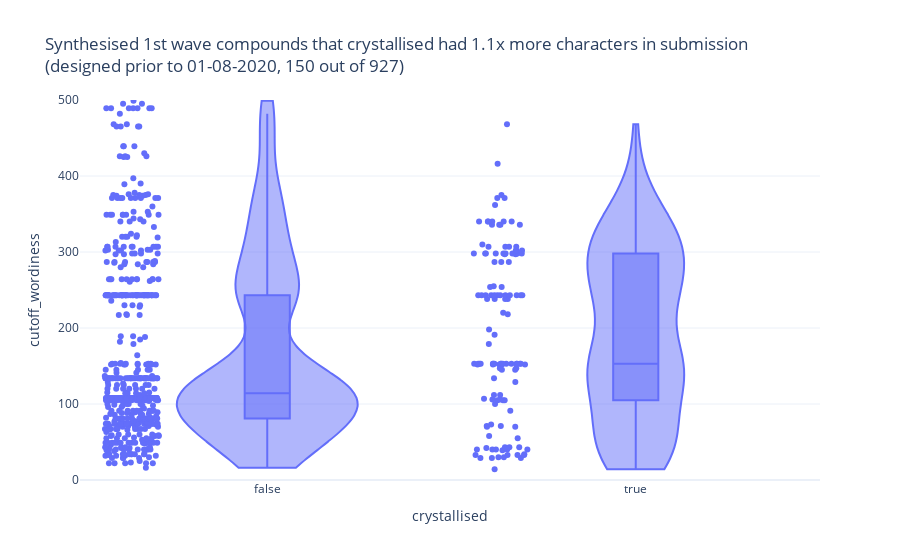

Notebook code for this chart:
### Code cell
import plotly.express as px

date_cutoff = datetime(2020, 8, 1)
subbed = moonshot.loc[moonshot.MADE & (moonshot['shipment_date'] < date_cutoff)]
#subbed = moonshot.loc[moonshot.MADE]
md_no = subbed.cutoff_wordiness.median() # .loc[~subbed.crystallised]
md_yes = subbed.loc[subbed.in_fragalysis].cutoff_wordiness.median()
fig = px.violin(subbed,
                y='cutoff_wordiness',
          x='crystallised',
            #log_y=True,
          template="plotly_white",
          title=f'Synthesised 1st wave compounds that crystallised had {md_yes/md_no:.1f}x more characters in submission<br>'
                f'(designed prior to {date_cutoff.strftime("%d-%m-%Y")}, {len(subbed.loc[subbed.crystallised])} out of {len(subbed)})',
          box=True,
               points='all')
fig.update_traces(spanmode = 'hard')
fig.update_yaxes(range=[0, 500])
fig.show()

### Figure 1 — Plotly figure (JSON) as saved in the notebook; plotly's stock layout.template omitted (floating-point values rounded to 4 significant figures; data arrays with more than 128 entries replaced by an {"elided": "..."} marker saying what was removed)
{"data": [{"alignmentgroup": "True", "box": {"visible": true}, "hovertemplate": "crystallised=%{x}<br>cutoff_wordiness=%{y}<extra></extra>", "legendgroup": "", "marker": {"color": "#636efa"}, "name": "", "offsetgroup": "", "orientation": "v", "points": "all", "scalegroup": "True", "showlegend": false, "spanmode": "hard", "type": "violin", "x": {"elided": "927 bool values"}, "x0": " ", "xaxis": "x", "y": {"elided": "927 int values"}, "y0": " ", "yaxis": "y"}], "layout": {"autosize": true, "legend": {"tracegroupgap": 0}, "title": {"text": "Synthesised 1st wave compounds that crystallised had 1.1x more characters in submission<br>(designed prior to 01-08-2020, 150 out of 927)"}, "violinmode": "group", "xaxis": {"anchor": "y", "autorange": true, "domain": [0, 1], "range": [-0.506, 1.5], "title": {"text": "crystallised"}, "type": "category"}, "yaxis": {"anchor": "x", "domain": [0, 1], "range": [0, 500], "title": {"text": "cutoff_wordiness"}, "type": "linear"}}}
